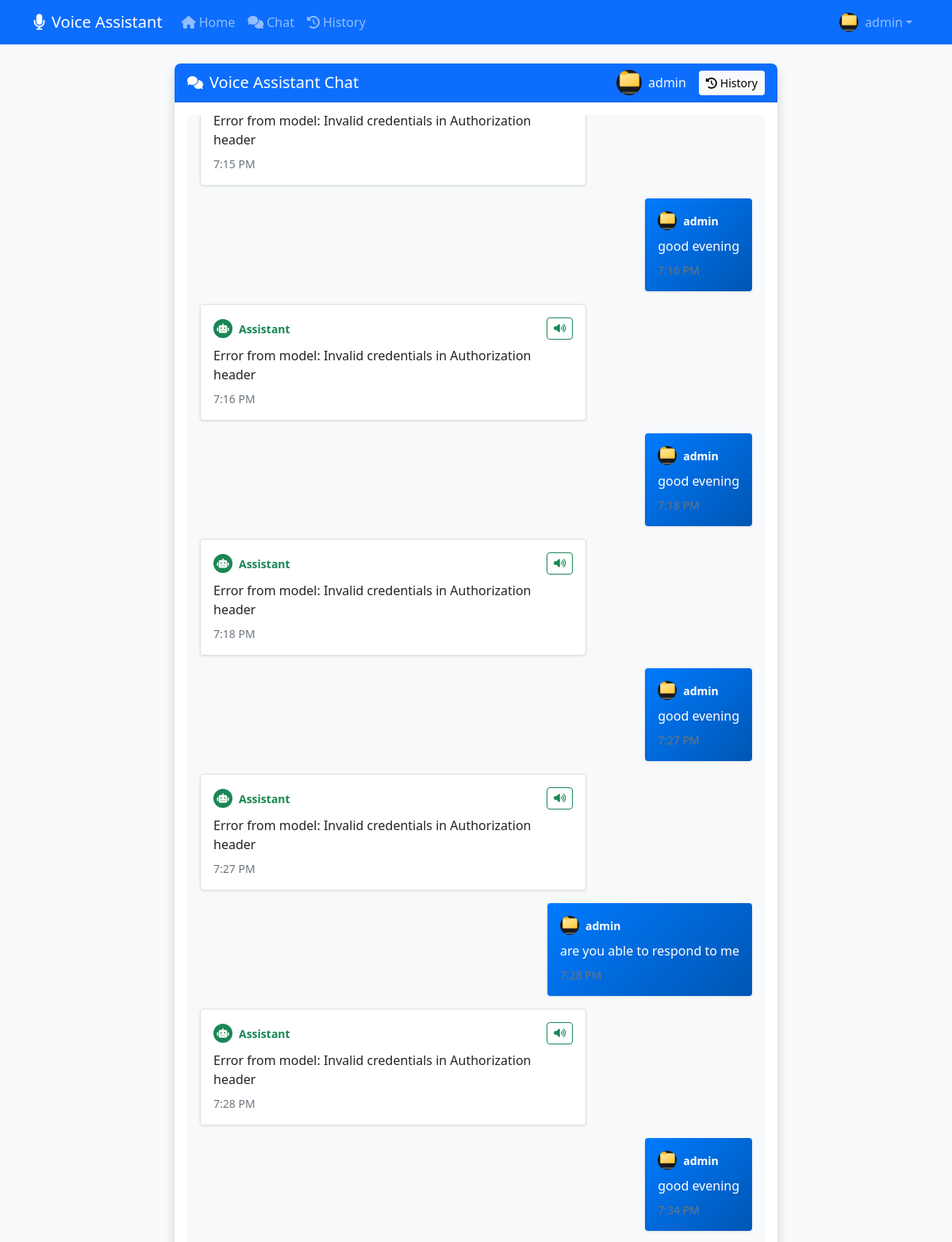
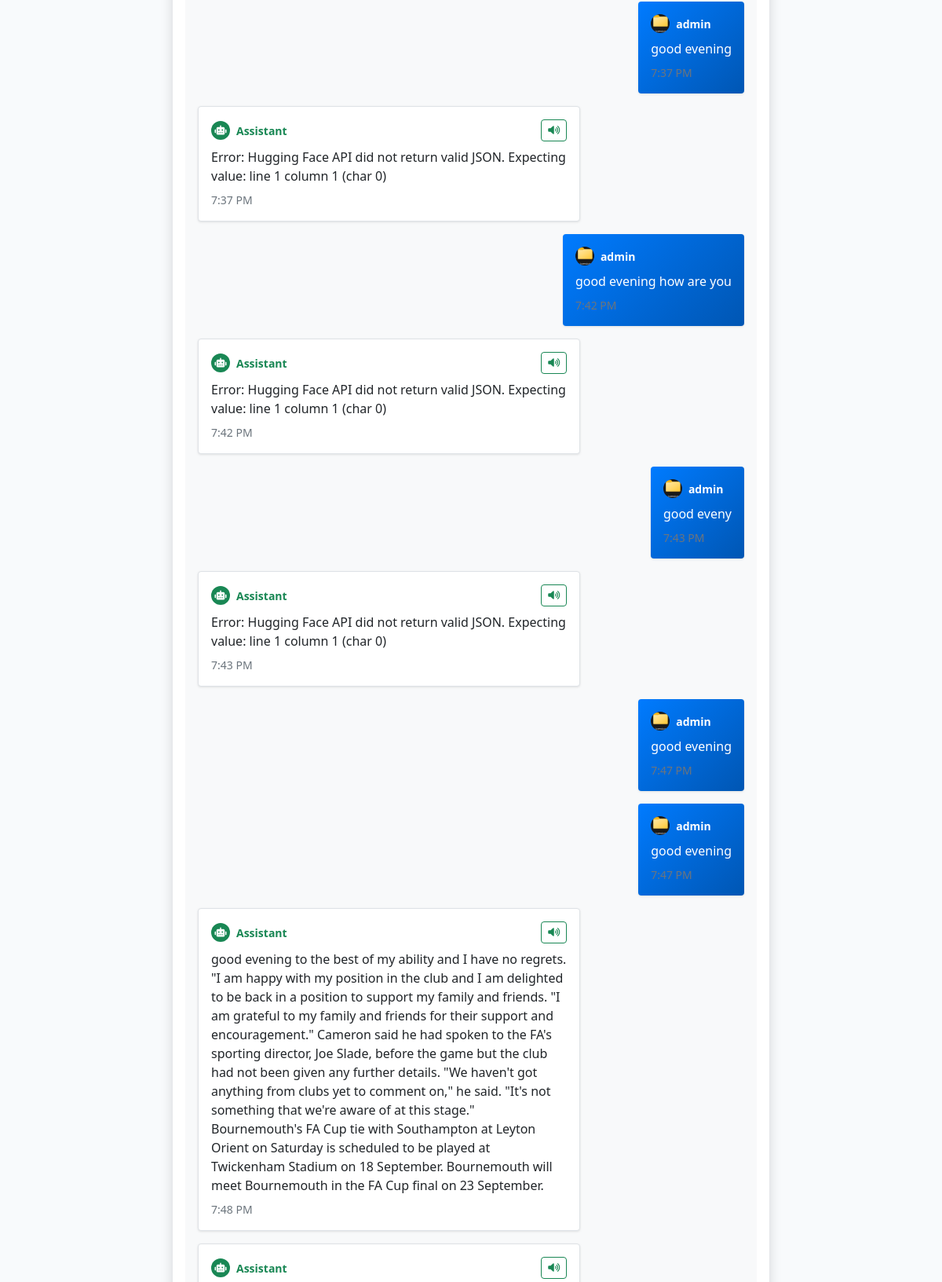
/chat/?conversation_id=2 (signed in, upper part), run on the app's committed database (2 pictures, top to bottom).
### assistant/models.py (models this page shows, shortened)
class UserProfile(models.Model):
    user = models.OneToOneField(User, on_delete=models.CASCADE, related_name='profile')
    profile_picture = models.ImageField(upload_to='profile_pics/', null=True, blank=True)
    phone_number = models.CharField(max_length=15, blank=True, null=True)
    bio = models.TextField(max_length=500, blank=True, null=True)
    created_at = models.DateTimeField(auto_now_add=True)
    updated_at = models.DateTimeField(auto_now=True)

class Message(models.Model):
    conversation = models.ForeignKey(Conversation, on_delete=models.CASCADE, related_name='messages')
    sender = models.CharField(max_length=20, choices=[('user', 'User'), ('assistant', 'Assistant')])
    text = models.TextField()
    created_at = models.DateTimeField(auto_now_add=True)

### assistant/views.py (the view)
# urls.py: path('chat/', views.chat, name='chat'),
@login_required
def chat(request):
    if request.method == 'POST':
        text = request.POST.get('text')
        conv_id = request.POST.get('conversation_id')
        if conv_id:
            conversation = get_object_or_404(Conversation, id=conv_id, user=request.user)
        else:
            conversation = Conversation.objects.create(user=request.user)
        Message.objects.create(conversation=conversation, sender='user', text=text)
        response_text = get_assistant_response(text, user=request.user, conversation=conversation)
        Message.objects.create(conversation=conversation, sender='assistant', text=response_text)
        return JsonResponse({'response': response_text, 'conversation_id': conversation.id})
    else:
        conversation = None
        if 'conversation_id' in request.GET:
            conversation = get_object_or_404(Conversation, id=request.GET['conversation_id'], user=request.user)
        return render(request, 'assistant/chat.html', {'conversation': conversation})

### templates/assistant/chat.html (shortened to what this page needs)
{% extends 'base.html' %}
{% block content %}
<div class="container-fluid h-100">
    <div class="row h-100">
        <div class="col-md-8 mx-auto">
            <div class="card h-100 shadow">
                <div class="card-header bg-primary text-white d-flex justify-content-between align-items-center">
                    <div class="d-flex align-items-center">
                        <i class="fas fa-comments me-2"></i>
                        <h5 class="mb-0">Voice Assistant Chat</h5>
                    </div>
                    <div class="d-flex align-items-center">
                        <div class="d-flex align-items-center me-3">
                            {% if user.profile.profile_picture %}
                                <img src="{{ user.profile.profile_picture.url }}"
                                     alt="Profile"
                                     class="rounded-circle me-2"
                                     style="width: 32px; height: 32px; object-fit: cover;">
                            {% else %}
                                <div class="rounded-circle bg-light d-flex align-items-center justify-content-center me-2"
                                     style="width: 32px; height: 32px;">
                                    <i class="fas fa-user text-muted"></i>
                                </div>
                            {% endif %}
                            <span class="text-light">{{ user.username }}</span>
                        </div>
                        <a href="{% url 'conversations_list' %}" class="btn btn-light btn-sm">
                            <i class="fas fa-history me-1"></i>History
                        </a>
                    </div>
                </div>
                <div class="card-body d-flex flex-column" style="height: 70vh;">
                    <div id="messages" class="flex-grow-1 overflow-auto mb-3 p-3" style="background-color: #f8f9fa; border-radius: 0.375rem;">
                        {% if conversation %}
                            {% for message in conversation.messages.all %}
                                <div class="message {% if message.sender == 'user' %}user-message{% else %}assistant-message{% endif %} mb-3">
                                    <div class="d-flex {% if message.sender == 'user' %}justify-content-end{% endif %}">
                                        <div class="message-content {% if message.sender == 'user' %}bg-primary text-white{% else %}bg-white border{% endif %} rounded p-3" style="max-width: 70%;">
                                            {% if message.sender == 'user' %}
                                                <div class="d-flex align-items-center mb-2">
                                                    {% if user.profile.profile_picture %}
                                                        <img src="{{ user.profile.profile_picture.url }}"
                                                             alt="Profile"
                                                             class="rounded-circle me-2"
                                                             style="width: 24px; height: 24px; object-fit: cover;">
                                                    {% else %}
                                                        <div class="rounded-circle bg-light d-flex align-items-center justify-content-center me-2"
                                                             style="width: 24px; height: 24px;">
                                                            <i class="fas fa-user text-muted" style="font-size: 0.75rem;"></i>
                                                        </div>
                                                    {% endif %}
                                                    <small class="fw-bold">{{ user.username }}</small>
                                                </div>
                                            {% else %}
                                                <div class="d-flex align-items-center justify-content-between mb-2">
                                                    <div class="d-flex align-items-center">
                                                        <div class="rounded-circle bg-success d-flex align-items-center justify-content-center me-2"
                                                             style="width: 24px; height: 24px;">
                                                            <i class="fas fa-robot text-white" style="font-size: 0.75rem;"></i>
                                                        </div>
                                                        <small class="fw-bold text-success">Assistant</small>
                                                    </div>
                                                    <button type="button" class="btn btn-sm btn-outline-success speak-btn"
                                                            data-text="{{ message.text }}" title="Speak this message">
                                                        <i class="fas fa-volume-up"></i>
                                                    </button>
                                                </div>
                                            {% endif %}
                                            <div class="message-text">{{ message.text }}</div>
                                            <small class="text-muted mt-2 d-block">
                                                {{ message.created_at|date:"g:i A" }}
                                            </small>
                                        </div>
                                    </div>
                                </div>
                            {% endfor %}
                        {% endif %}
                    </div>
                </div>
            </div>
        </div>
    </div>
</div>
{% endblock %}

### templates/base.html (shortened to what this page needs)
<!DOCTYPE html>
<html lang="en">
<head>
    <link href="https://cdn.jsdelivr.net/npm/bootstrap@5.1.3/dist/css/bootstrap.min.css" rel="stylesheet">
    <link href="https://cdnjs.cloudflare.com/ajax/libs/font-awesome/6.0.0/css/all.min.css" rel="stylesheet">
    <link href="/static/css/style.css" rel="stylesheet">
</head>
<body>
    <nav class="navbar navbar-expand-lg navbar-dark bg-primary">
        <div class="container">
            <a class="navbar-brand" href="{% url 'home' %}">
                <i class="fas fa-microphone me-2"></i>Voice Assistant
            </a>
            <div class="collapse navbar-collapse" id="navbarNav">
                <ul class="navbar-nav me-auto">
                    <li class="nav-item">
                        <a class="nav-link" href="{% url 'home' %}">
                            <i class="fas fa-home me-1"></i>Home
                        </a>
                    </li>
                    <li class="nav-item">
                        <a class="nav-link" href="{% url 'chat' %}">
                            <i class="fas fa-comments me-1"></i>Chat
                        </a>
                    </li>
                    <li class="nav-item">
                        <a class="nav-link" href="{% url 'conversations_list' %}">
                            <i class="fas fa-history me-1"></i>History
                        </a>
                    </li>
                </ul>
                <ul class="navbar-nav">
                    {% if user.is_authenticated %}
                        <li class="nav-item dropdown">
                            <a class="nav-link dropdown-toggle d-flex align-items-center" href="#" id="navbarDropdown" role="button" data-bs-toggle="dropdown">
                                {% if user.profile.profile_picture %}
                                    <img src="{{ user.profile.profile_picture.url }}"
                                         alt="Profile"
                                         class="rounded-circle me-2"
                                         style="width: 24px; height: 24px; object-fit: cover;">
                                {% else %}
                                    <div class="rounded-circle bg-light d-flex align-items-center justify-content-center me-2"
                                         style="width: 24px; height: 24px;">
                                        <i class="fas fa-user text-muted" style="font-size: 0.75rem;"></i>
                                    </div>
                                {% endif %}
                                <span>{{ user.username }}</span>
                            </a>
                        </li>
                    {% endif %}
                </ul>
            </div>
        </div>
    </nav>
    <main class="container-fluid py-4">
        {% block content %}{% endblock %}
    </main>
</body>
</html>

### static/css/style.css (style rules this page uses)
body { background: #f8fafc; }

### templates/assistant/chat.html (style rules this page uses)
.message-content { box-shadow: 0 1px 3px rgba(0,0,0,0.1); }
.user-message .message-content { background: linear-gradient(135deg, #007bff, #0056b3) !important; }
.assistant-message .message-content { background: white; border: 1px solid #dee2e6; }
.message-text { line-height: 1.5; word-wrap: break-word; }
#messages { scrollbar-width: thin; scrollbar-color: #adb5bd #f8f9fa; }
.speak-btn { padding: 0.25rem 0.5rem; font-size: 0.75rem; border-radius: 0.25rem; transition: all 0.2s ease; }
.card { border: none; border-radius: 0.5rem; }
.card-header { border-radius: 0.5rem 0.5rem 0 0 !important; }

### data on the page
Message: text "Error from model: Invalid credentials in Authorization header", created_at "7:15 PM"
Message: profile.profile_picture (picture), text "good evening", created_at "7:16 PM"
Message: text "Error from model: Invalid credentials in Authorization header", created_at "7:16 PM"
Message: profile.profile_picture (picture), text "good evening", created_at "7:18 PM"
Message: text "Error from model: Invalid credentials in Authorization header", created_at "7:18 PM"
Message: profile.profile_picture (picture), text "good evening", created_at "7:27 PM"
Message: text "Error from model: Invalid credentials in Authorization header", created_at "7:27 PM"
Message: profile.profile_picture (picture), text "are you able to respond to me", created_at "7:28 PM"
Message: text "Error from model: Invalid credentials in Authorization header", created_at "7:28 PM"
Message: profile.profile_picture (picture), text "good evening", created_at "7:34 PM"
Message: profile.profile_picture (picture), text "good evening", created_at "7:37 PM"
Message: text "Error: Hugging Face API did not return valid JSON. Expecting value: line 1 column 1 (char 0)", created_at "7:37 PM"
Message: profile.profile_picture (picture), text "good evening how are you", created_at "7:42 PM"
Message: text "Error: Hugging Face API did not return valid JSON. Expecting value: line 1 column 1 (char 0)", created_at "7:42 PM"
Message: profile.profile_picture (picture), text "good eveny", created_at "7:43 PM"
Message: text "Error: Hugging Face API did not return valid JSON. Expecting value: line 1 column 1 (char 0)", created_at "7:43 PM"
Message: profile.profile_picture (picture), text "good evening", created_at "7:47 PM"
Message: profile.profile_picture (picture), text "good evening", created_at "7:47 PM"
Message: text "good evening to the best of my ability and I have no regrets. \"I am happy with my position in the club and I am delighted to be back in a position to support my family and friends. \"I am grateful to my family and friends for their support and encouragement.\" Cameron said he had spoken to the FA's sporting director, Joe Slade, before the game but the club had not been given any further details. \"We haven't got anything from clubs yet to comment on,\" he said. \"It's not something that we're aware of at this stage.\" Bournemouth's FA Cup tie with Southampton at Leyton Orient on Saturday is scheduled to be played at Twickenham Stadium on 18 September. Bournemouth will meet Bournemouth in the FA…", created_at "7:48 PM"

### other printed values
{{ user.username }} "admin"
